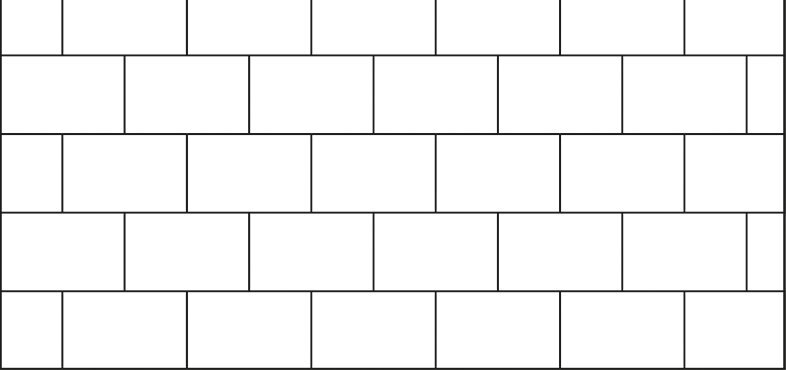
#> input picture brick.jpg, 786 x 370 px, found by its file name
$ python IntactTile.py
#> lines starting #> are read from the running program, lines starting #| are printed output that depends on the picture
#> further down, src is the input picture: shape (370, 786, 3); mean B, G, R 244.4, 244.4, 244.4
import cv2
import matplotlib.pyplot as plt
import numpy as np
from skimage.measure import LineModelND, ransac


def distance(x1,y1,x2,y2):
    return np.sqrt((x1-x2)**2 + (y1-y2)**2)
def plot_ransac_revised(segment_data_x, segment_data_y):
    data = np.column_stack([segment_data_x, segment_data_y])

    # fit line using all data
    model = LineModelND()
    model.estimate(data)

    # robustly fit line only using inlier data with RANSAC algorithm
    model_robust, inliers = ransac(data, LineModelND, min_samples=2,
                                   residual_threshold=5, max_trials=1000)
    outliers = inliers == False

    # generate coordinates of estimated models
    line_x = np.array([segment_data_x.min(), segment_data_x.max()])
    line_y = model.predict_y(line_x)
    line_y_robust = model_robust.predict_y(line_x)
    k = (line_y_robust[1] - line_y_robust[0]) / (line_x[1] - line_x[0])
    m = line_y_robust[0] - k * line_x[0]
    x0 = (segment_data_y.min() - m) / k
    x1 = (segment_data_y.max() - m) / k
    line_x_y = np.array([x0, x1])
    line_y_robust_y = model_robust.predict_y(line_x_y)
    if (distance(line_x[0], line_y_robust[0], line_x[1], line_y_robust[1]) <
            distance(line_x_y[0], line_y_robust_y[0], line_x_y[1], line_y_robust_y[1])):
        #         plt.plot(line_x, line_y_robust, '-b', label='Robust line model')
        line_twopoint = (line_x, line_y_robust)
    else:
        #         plt.plot(line_x_y, line_y_robust_y, '-b', label='Robust line model')
        line_twopoint = (line_x_y, line_y_robust_y)

    return inliers, outliers, line_twopoint

def line_intersection(line1, line2, x_min, x_max, y_min, y_max):
    xdiff = (line1[0][0] - line1[1][0], line2[0][0] - line2[1][0])
    ydiff = (line1[0][1] - line1[1][1], line2[0][1] - line2[1][1])

    def det(a, b):
        return a[0] * b[1] - a[1] * b[0]

    div = det(xdiff, ydiff)
    if div == 0:
       raise Exception('lines do not intersect')

    d = (det(*line1), det(*line2))
    x = det(d, xdiff) / div
    y = det(d, ydiff) / div

    # 범위 내의 값인지 체크
    if x_min -100 <= x <= x_max+ 100 and y_min - 100 <= y <= y_max + 100:
        return x, y
    else:
        return -12345, -12345
def cannyedge(img , min, max):
#> called with min = 150, max = 350
    gray = cv2.cvtColor(img, cv2.COLOR_BGR2GRAY)
    edges = cv2.Canny(gray, min, max, apertureSize = 3)
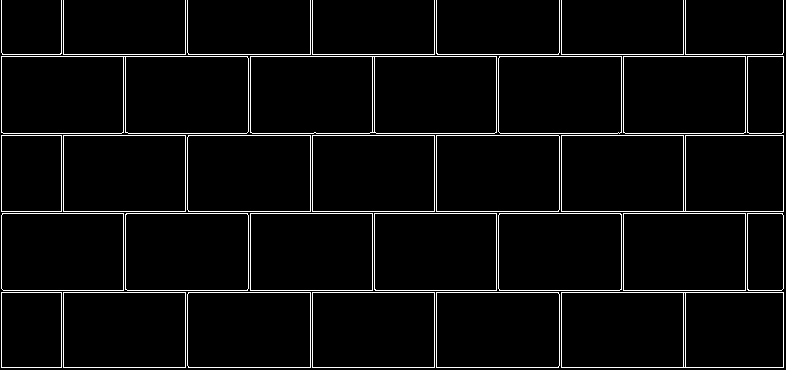
#> edges: shape (370, 786); 4.1% white in thin lines or dots
    edges_true = np.where(edges == 255)
#> edges_true = 11927 positions, rows 0 to 367, columns 1 to 783
    X_data = edges_true[0]
#> X_data = 11927 values from 0 to 367
    Y_data = edges_true[1]
#> Y_data = 11927 values, max 783 at index 13, min 1 at index 0, mean 394.7
    return X_data, Y_data
def img_to_coord(img):
    img = cv2.rotate(img, cv2.ROTATE_90_COUNTERCLOCKWISE)
    img = cv2.flip(img, 0)
    return img

if __name__ == "__main__":
    dir = "../datasets/brick.jpg"
    src = cv2.imread(dir)
    # src = cv2.resize(src, (640,640))
    x_data, y_data = cannyedge(src, 150, 350)
#> x_data = 11927 values from 0 to 367; y_data has the same summary as Y_data in cannyedge
    ransac_line = []
    intersection_points = []
    x_tmp = x_data.copy()
#> x_tmp = 11927 values from 0 to 367
    y_tmp = y_data.copy()
#> y_tmp has the same summary as Y_data in cannyedge
    while True:
        inliers, outliers, line_twopoint = plot_ransac_revised(x_tmp, y_tmp)

        if x_tmp[inliers].shape[0] >= 2:
            # inliers, two points for line 기록 저장
            ransac_line.append((x_tmp[inliers], y_tmp[inliers], line_twopoint))

        # 나머지 점들 (outliers)
        x_tmp = x_tmp[outliers]
        y_tmp = y_tmp[outliers]

        if x_tmp.shape[0] <= 2 or len(ransac_line) == 10:
            break
#> this loop made 10 passes
#> (line_x in plot_ransac_revised, line_y in plot_ransac_revised, line_y_robust in plot_ransac_revised, k in plot_ransac_revised, m in plot_ransac_revised, x0 in plot_ransac_revised, x1 in plot_ransac_revised, line_twopoint) on passes 1 to 5: ([0, 367], [84663.4, -78177.1], [-59236.7, 339003.2], 1085.1, -59236.7, 54.59, 55.31, ([54.59, 55.31], [1, 783])), ([0, 367], [51889.2, -37368.9], [713542.8, -185813], -2450.6, 713542.8, 291.2, 290.9, ([291.2, 290.9], [1, 783])), ([0, 367], [53241.9, -45418.6], [-445053.5, 326115.3], 2101.3, -445053.5, 211.8, 212.2, ([211.8, 212.2], [1, 783])), ([0, 367], [42454.4, -37551], [212879.3, -368864.9], -1585.1, 212879.3, 134.3, 133.8, ([134.3, 133.8], [1, 783])), ([0, 367], [26815.3, -19124.2], [-429352.8, 867.7], 1172.3, -429352.8, 366.3, 366.9, ([366.3, 366.9], [1, 783]))
#> (line_x in plot_ransac_revised, line_y in plot_ransac_revised, line_y_robust in plot_ransac_revised, k in plot_ransac_revised, m in plot_ransac_revised, x0 in plot_ransac_revised, x1 in plot_ransac_revised, line_x_y in plot_ransac_revised) on passes 6 to 10: ([0, 362], [-876834.6, 879295.4], [684, 684], 0, 684, -inf, inf, [-inf, inf]), ([0, 362], [54184.8, -53868.6], [560, 560], 0, 560, -inf, inf, [-inf, inf]), ([0, 362], [28012.2, -27750], [435, 435], 0, 435, -inf, inf, [-inf, inf]), ([0, 362], [23726.7, -23623.4], [311, 311], 0, 311, -inf, inf, [-inf, inf]), ([0, 362], [26303.7, -26547.6], [186, 186], 0, 186, -inf, inf, [-inf, inf])
#> after the loop, ransac_line = 10 items; x_tmp = 2647 values from 0 to 362; y_tmp = 2647 values, max 783 at index 3, min 1 at index 0, mean 373
    x_min, x_max, y_min, y_max = x_data.min(), x_data.max(), y_data.min(), y_data.max()
#> x_min = 0; x_max = 367; y_min = 1; y_max = 783
    for i in range(len(ransac_line)):
        for j in range(i+1, len(ransac_line)):
            (x1, x2), (y1, y2)= ransac_line[i][2]
            (x3, x4), (y3, y4)= ransac_line[j][2]
            x, y = line_intersection([[x1, y1], [x2, y2]], [[x3, y3], [x4, y4]], x_min, x_max, y_min, y_max)
            if x != -12345 or y != -12345:
                intersection_points.append(np.array((x,y)))
#> this loop made 10 passes
#> after the loop, intersection_points = []


    for k in range(len(intersection_points)):
        plt.scatter(intersection_points[k][0],intersection_points[k][1])
#> this loop made 0 passes
    plt.imshow(src)
    plt.show()
